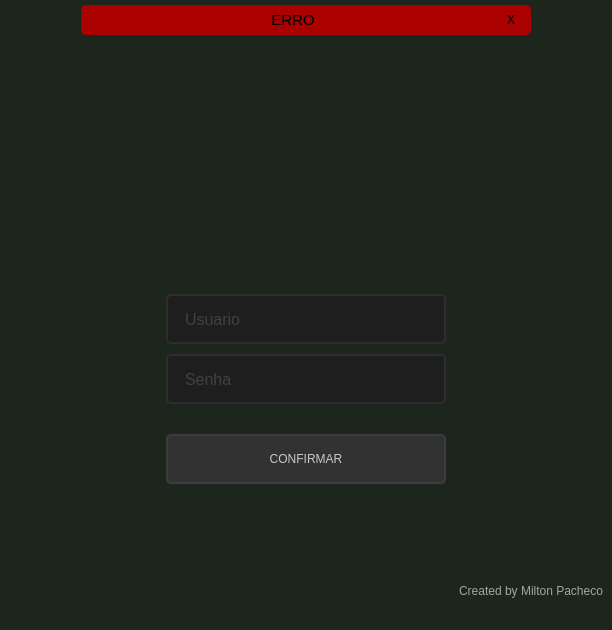
<?xml version="1.0" encoding="UTF-8"?>
<ui version="4.0">
 <class>principal</class>
 <widget class="QMainWindow" name="principal">
  <property name="geometry">
   <rect>
    <x>0</x>
    <y>0</y>
    <width>612</width>
    <height>630</height>
   </rect>
  </property>
  <property name="windowTitle">
   <string>Login</string>
  </property>
  <property name="styleSheet">
   <string notr="true">background-color: rgb(29, 38, 28);</string>
  </property>
  <widget class="QWidget" name="centralwidget">
   <layout class="QVBoxLayout" name="verticalLayout">
    <property name="spacing">
     <number>0</number>
    </property>
    <property name="leftMargin">
     <number>0</number>
    </property>
    <property name="topMargin">
     <number>0</number>
    </property>
    <property name="rightMargin">
     <number>0</number>
    </property>
    <property name="bottomMargin">
     <number>0</number>
    </property>
    <item>
     <widget class="QFrame" name="topBar">
      <property name="maximumSize">
       <size>
        <width>16777215</width>
        <height>35</height>
       </size>
      </property>
      <property name="styleSheet">
       <string notr="true"/>
      </property>
      <property name="frameShape">
       <enum>QFrame::NoFrame</enum>
      </property>
      <property name="frameShadow">
       <enum>QFrame::Raised</enum>
      </property>
      <layout class="QHBoxLayout" name="horizontalLayout_2">
       <property name="leftMargin">
        <number>0</number>
       </property>
       <property name="topMargin">
        <number>5</number>
       </property>
       <property name="rightMargin">
        <number>0</number>
       </property>
       <property name="bottomMargin">
        <number>0</number>
       </property>
       <item>
        <widget class="QFrame" name="frame_error">
         <property name="maximumSize">
          <size>
           <width>450</width>
           <height>16777215</height>
          </size>
         </property>
         <property name="styleSheet">
          <string notr="true">background-color: rgb(170, 0, 0);
border-radius: 5px</string>
         </property>
         <property name="frameShape">
          <enum>QFrame::StyledPanel</enum>
         </property>
         <property name="frameShadow">
          <enum>QFrame::Raised</enum>
         </property>
         <layout class="QHBoxLayout" name="horizontalLayout_3">
          <property name="spacing">
           <number>6</number>
          </property>
          <property name="leftMargin">
           <number>10</number>
          </property>
          <property name="topMargin">
           <number>3</number>
          </property>
          <property name="rightMargin">
           <number>10</number>
          </property>
          <property name="bottomMargin">
           <number>3</number>
          </property>
          <item>
           <widget class="QLabel" name="label_error">
            <property name="font">
             <font>
              <pointsize>11</pointsize>
              <bold>false</bold>
             </font>
            </property>
            <property name="text">
             <string>ERRO</string>
            </property>
            <property name="alignment">
             <set>Qt::AlignCenter</set>
            </property>
           </widget>
          </item>
          <item>
           <widget class="QPushButton" name="pushButtonCloseError">
            <property name="maximumSize">
             <size>
              <width>20</width>
              <height>20</height>
             </size>
            </property>
            <property name="styleSheet">
             <string notr="true">QPushButton 
{
	border-radius: 5px;	

}
QPushButton:hover 
{
	background-color: rgb(50, 50, 50);
	
	color: rgb(200, 200, 200);
}
QPushButton:pressed
{
	background-color: rgb(35, 35, 35);
	color: rgb(200, 200, 200);
}
</string>
            </property>
            <property name="text">
             <string>X</string>
            </property>
           </widget>
          </item>
         </layout>
        </widget>
       </item>
      </layout>
     </widget>
    </item>
    <item>
     <widget class="QFrame" name="content">
      <property name="styleSheet">
       <string notr="true"/>
      </property>
      <property name="frameShape">
       <enum>QFrame::NoFrame</enum>
      </property>
      <property name="frameShadow">
       <enum>QFrame::Raised</enum>
      </property>
      <layout class="QHBoxLayout" name="horizontalLayout">
       <item>
        <widget class="QFrame" name="loginArea">
         <property name="maximumSize">
          <size>
           <width>450</width>
           <height>550</height>
          </size>
         </property>
         <property name="styleSheet">
          <string notr="true"/>
         </property>
         <property name="frameShape">
          <enum>QFrame::NoFrame</enum>
         </property>
         <property name="frameShadow">
          <enum>QFrame::Raised</enum>
         </property>
         <widget class="QLabel" name="logo">
          <property name="geometry">
           <rect>
            <x>45</x>
            <y>40</y>
            <width>360</width>
            <height>90</height>
           </rect>
          </property>
          <property name="styleSheet">
           <string notr="true">backgroud-repeat: no-repeat;
backgroud-position: center;</string>
          </property>
          <property name="text">
           <string/>
          </property>
          <property name="pixmap">
           <pixmap>../imgplural/Logo-06.png</pixmap>
          </property>
          <property name="scaledContents">
           <bool>true</bool>
          </property>
         </widget>
         <widget class="QLineEdit" name="lineEditUser">
          <property name="geometry">
           <rect>
            <x>85</x>
            <y>250</y>
            <width>280</width>
            <height>50</height>
           </rect>
          </property>
          <property name="font">
           <font>
            <pointsize>12</pointsize>
           </font>
          </property>
          <property name="styleSheet">
           <string notr="true">QLineEdit 
{
	border: 2px solid rgb(45, 45, 45);
	border-radius: 5px;
	padding: 15px;
	background-color: rgb(30, 30, 30);
	
	color: rgb(100, 100, 100);
}

QLineEdit:focus
{
	
	color: rgb(200, 200, 200);
}
</string>
          </property>
          <property name="placeholderText">
           <string>Usuario</string>
          </property>
         </widget>
         <widget class="QLineEdit" name="lineEditSenha">
          <property name="geometry">
           <rect>
            <x>85</x>
            <y>310</y>
            <width>280</width>
            <height>50</height>
           </rect>
          </property>
          <property name="font">
           <font>
            <pointsize>12</pointsize>
           </font>
          </property>
          <property name="styleSheet">
           <string notr="true">QLineEdit 
{
	border: 2px solid rgb(45, 45, 45);
	border-radius: 5px;
	padding: 15px;
	background-color: rgb(30, 30, 30);
	
	color: rgb(100, 100, 100);
}

QLineEdit:focus
{
	
	color: rgb(200, 200, 200);
}
</string>
          </property>
          <property name="echoMode">
           <enum>QLineEdit::Password</enum>
          </property>
          <property name="placeholderText">
           <string>Senha</string>
          </property>
         </widget>
         <widget class="QPushButton" name="pushButtonConfirm">
          <property name="geometry">
           <rect>
            <x>85</x>
            <y>390</y>
            <width>280</width>
            <height>50</height>
           </rect>
          </property>
          <property name="styleSheet">
           <string notr="true">QPushButton
{
	background-color: rgb(50, 50, 50);
	border: 2px solid rgb(60, 60, 60);
	border-radius: 5px;
	
	color: rgb(200, 200, 200);
}

QPushButton:hover
{
	background-color: rgb(60, 60, 60);
	border: 2px solid rgb(70, 70, 70);
}

QPushButton:pressed
{
	background-color: rgb(200, 200, 200);

	
	color: rgb(35, 35, 35);
}</string>
          </property>
          <property name="text">
           <string>CONFIRMAR</string>
          </property>
         </widget>
        </widget>
       </item>
      </layout>
     </widget>
    </item>
    <item>
     <widget class="QFrame" name="bottom">
      <property name="maximumSize">
       <size>
        <width>16777215</width>
        <height>35</height>
       </size>
      </property>
      <property name="styleSheet">
       <string notr="true">background-color: rgb(29, 38, 28);</string>
      </property>
      <property name="frameShape">
       <enum>QFrame::NoFrame</enum>
      </property>
      <property name="frameShadow">
       <enum>QFrame::Raised</enum>
      </property>
      <layout class="QVBoxLayout" name="verticalLayout_2">
       <item>
        <widget class="QLabel" name="label">
         <property name="styleSheet">
          <string notr="true">color: rgba(200, 200, 200, 200);</string>
         </property>
         <property name="text">
          <string>Created by Milton Pacheco</string>
         </property>
         <property name="alignment">
          <set>Qt::AlignRight|Qt::AlignTrailing|Qt::AlignVCenter</set>
         </property>
        </widget>
       </item>
      </layout>
     </widget>
    </item>
   </layout>
  </widget>
  <widget class="QMenuBar" name="menubar">
   <property name="geometry">
    <rect>
     <x>0</x>
     <y>0</y>
     <width>612</width>
     <height>21</height>
    </rect>
   </property>
  </widget>
  <widget class="QStatusBar" name="statusbar"/>
 </widget>
 <resources/>
 <connections/>
</ui>
